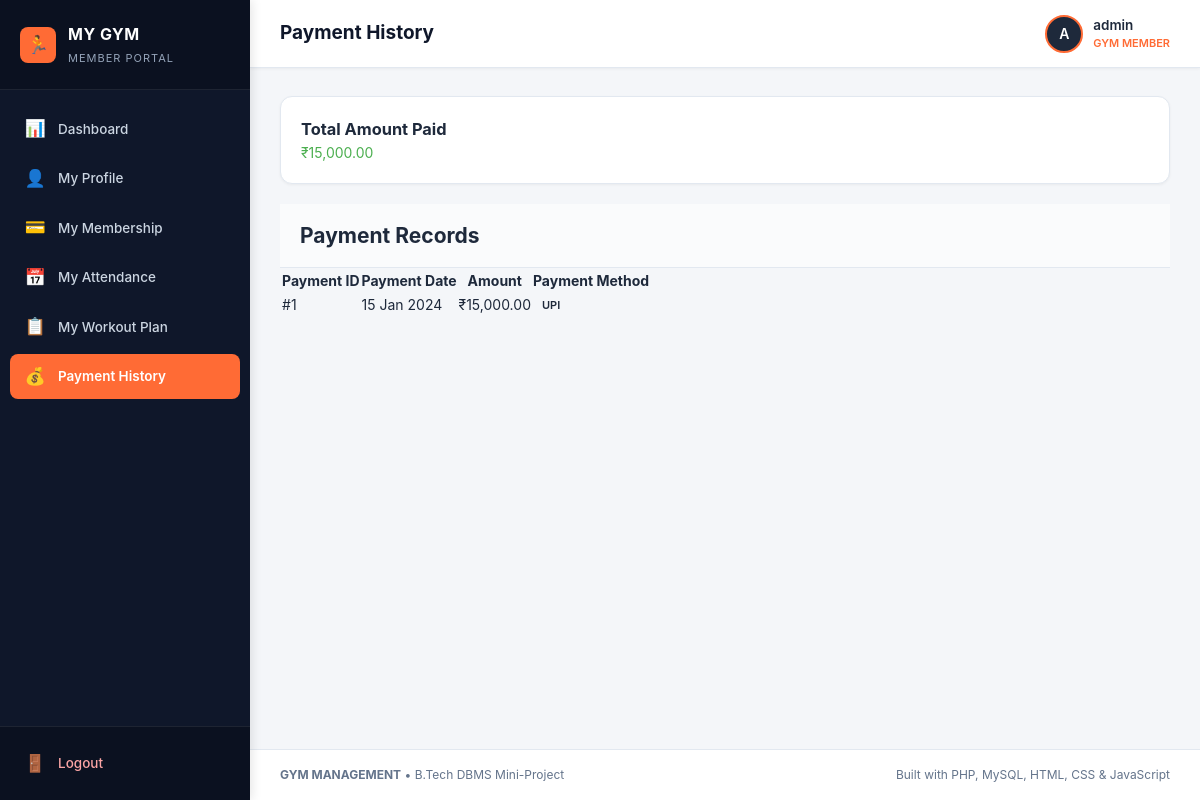
/user/payments.php (signed in), run on the app's committed database.
### tables this page shows
CREATE TABLE IF NOT EXISTS `Payment` (
    `payment_id` INT AUTO_INCREMENT PRIMARY KEY,
    `member_id` INT NOT NULL,
    `payment_date` DATE NOT NULL,
    `amount` DECIMAL(10,2) NOT NULL,
    `payment_method` ENUM('Cash', 'UPI', 'Card') NOT NULL,
    `created_at` TIMESTAMP DEFAULT CURRENT_TIMESTAMP,
    CONSTRAINT `fk_payment_member` 
        FOREIGN KEY (`member_id`) REFERENCES `Member`(`member_id`) 
        ON DELETE CASCADE ON UPDATE CASCADE
);

### db.php (called while the page is built, shortened)
<?php
function format_currency($amount) {
    return "₹" . number_format((float)$amount, 2);
}
function format_date($date_str) {
    return date("d M Y", strtotime($date_str));
}
?>

### user/payments.php (the view, shortened to what this page needs)
<?php
require_once __DIR__ . '/user_header.php';
$member_id = $_SESSION['member_id'];
$tot_stmt = $conn->prepare("SELECT SUM(amount) as total_paid FROM Payment WHERE member_id = ?");
$tot_stmt->bind_param("i", $member_id);
$tot_stmt->execute();
$total_paid = $tot_stmt->get_result()->fetch_assoc()['total_paid'] ?? 0;
$stmt = $conn->prepare("SELECT * FROM Payment WHERE member_id = ? ORDER BY payment_date DESC");
$stmt->bind_param("i", $member_id);
$stmt->execute();
$result = $stmt->get_result();
?>
<div class="stats-grid" style="margin-bottom: 20px;">
    <div class="stat-card">
        <div class="stat-info">
            <h3>Total Amount Paid</h3>
            <div class="stat-number" style="color: #4CAF50;"><?php echo format_currency($total_paid); ?></div>
        </div>
    </div>
</div>
<div class="card">
    <div class="card-header">
        <h2>Payment Records</h2>
    </div>
    <div class="card-body">
        <table class="table">
            <thead>
                <tr>
                    <th>Payment ID</th>
                    <th>Payment Date</th>
                    <th>Amount</th>
                    <th>Payment Method</th>
                </tr>
            </thead>
            <tbody>
                <?php while($row = $result->fetch_assoc()): ?>
                <tr>
                    <td>#<?php echo $row['payment_id']; ?></td>
                    <td><?php echo format_date($row['payment_date']); ?></td>
                    <td><?php echo format_currency($row['amount']); ?></td>
                    <td>
                        <span class="badge badge-info">
                            <?php echo htmlspecialchars($row['payment_method']); ?>
                        </span>
                    </td>
                </tr>
                <?php endwhile; ?>
            </tbody>
        </table>
    </div>
</div>
<?php require_once '../footer.php'; ?>

### css/style.css (style rules this page uses)
:root { --primary-navy: #0f172a; --navy-light: #1e293b; --navy-hover: #334155; --accent-orange: #ff6b35; --accent-orange-hover: #e85924; --accent-orange-light: #fff0eb; --bg-light: #f4f6f9; --card-bg: #ffffff; --text-primary: #1e293b; --text-secondary: #64748b; --text-muted: #94a3b8; --border-color: #e2e8f0; --sidebar-width: 250px; --header-height: 68px; --color-success: #10b981; --color-success-bg: #ecfdf5; --color-danger: #ef4444; --color-danger-bg: #fef2f2; --color-warning: #f59e0b; --color-warning-bg: #fffbeb; --color-info: #0284c7; --color-info-bg: #f0f9ff; --radius-sm: 4px; --radius-md: 8px; --radius-lg: 12px; --shadow-sm: 0 1px 3px rgba(0, 0, 0, 0.05); --shadow-md: 0 4px 6px -1px rgba(0, 0, 0, 0.06), 0 2px 4px -1px rgba(0, 0, 0, 0.04); }
* { margin: 0; padding: 0; box-sizing: border-box; font-family: -apple-system, BlinkMacSystemFont, "Segoe UI", Roboto, "Helvetica Neue", Arial, sans-serif; }
body { background-color: var(--bg-light); color: var(--text-primary); min-height: 100vh; font-size: 14px; line-height: 1.5; }
.stats-grid { display: grid; grid-template-columns: repeat(auto-fit, minmax(210px, 1fr)); gap: 20px; margin-bottom: 28px; }
.stat-card { background-color: var(--card-bg); border-radius: var(--radius-lg); padding: 20px; display: flex; align-items: center; justify-content: space-between; box-shadow: var(--shadow-sm); border: 1px solid var(--border-color); transition: transform 0.2s ease, box-shadow 0.2s ease; }
.card-header { padding: 16px 20px; border-bottom: 1px solid var(--border-color); display: flex; align-items: center; justify-content: space-between; background-color: #fafbfc; }
.card-body { padding: 0; }
.badge { display: inline-block; padding: 3px 9px; font-size: 11px; font-weight: 600; border-radius: 12px; text-transform: capitalize; }

### data on the page
payment: payment_id "1", payment_date "15 Jan 2024", amount "₹15,000.00", payment_method "UPI"

### other printed values
$page_title "Payment History"
substr($member_name, 0, 1) "A"
$member_name "admin"
format_currency($total_paid) "₹15,000.00"
